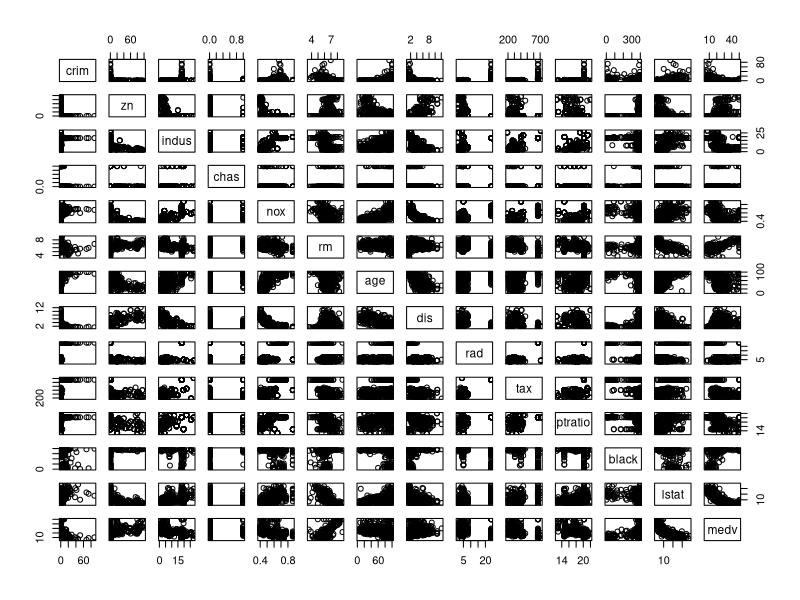
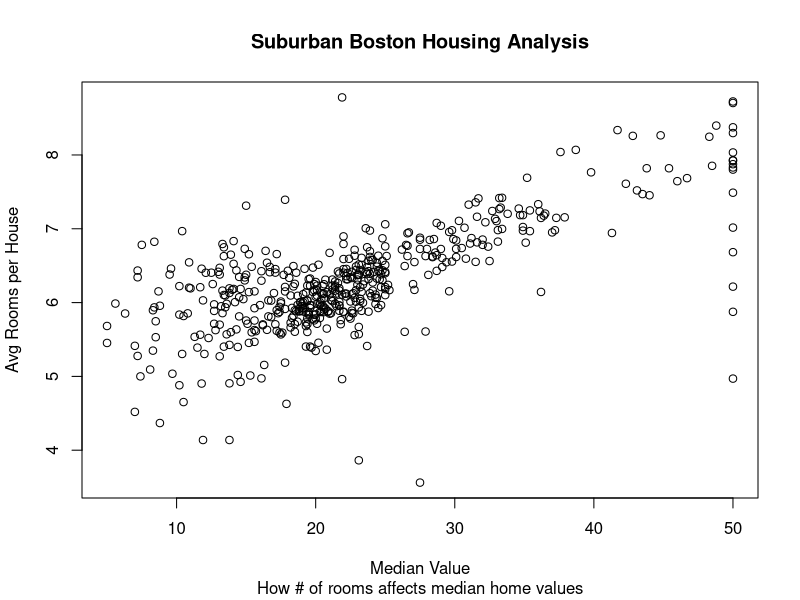

Write the R code that produced these figures, in order.
## ---- chunk 1
rm(list = ls()) # Removes all objects to prevent results from previous runs being carried over into new runs.
graphics.off()  # Clears the graphic plots window
cat("\014")     # Clears the console
# setwd("C:/Users/Josh/Desktop/MSDS660 StatMethExpDes/Week 2/")
getwd()

# debug(utils:::unpackPkgZip) #Sometimes needed when "cannot move temporary installation" error. See https://stackoverflow.com/questions/34739681/unable-to-move-temporary-installation-when-installing-dependency-packages-in-r/44256437#44256437

library(MASS)# https://cran.r-project.org/web/packages/MASS/MASS.pdf
## ---- chunk 2
plot(Boston)
## ---- chunk 3
head(Boston)
## ---- chunk 4
tail(Boston)
## ---- chunk 5
str(Boston)
## ---- chunk 6
plot(Boston$medv,                                 # X coord
     Boston$rm,                             # Y coord
     main = "Suburban Boston Housing Analysis", # Title
     sub = "How # of rooms affects median home values", # Subtitle
     xlab = "Median Value",              # X label
     ylab = "Avg Rooms per House",       # Y label
     asp = 0                                    # Y : X Aspect ratio
                                                  # < 1 stretches horizontally
     )
## ---- chunk 7
summary(Boston) 
## ---- chunk 8
BostonSS <- subset(Boston, select = c(medv, rm)) # Many ways to do this
summary(BostonSS)
## ---- chunk 9
BostonSS.lm <- lm(medv ~ rm, Boston) # save all outputs to an object
#The model formula is = intercept_coefficient + coefficient_var1*var1
## ---- chunk 10
BostonSS.lm

## ---- chunk 11
summary(BostonSS.lm)$r.squared # This is the coefficient of determination
## ---- chunk 12
cor(BostonSS, 
    use = "all.obs", # Specifies the handling of missing data. Options are all.obs (assumes no missing data - missing data will produce an error), complete.obs (listwise deletion), and pairwise.complete.obs (pairwise deletion)
    method = "pearson" # Specifies the type of correlation. Options are pearson, spearman or kendall.
      ) 
## ---- chunk 13
summary(BostonSS.lm)
## ---- chunk 14
x <- c(1, 2, 3)
y <- c(1, 2, 3)
perfect <-cbind(x, y)
cor(perfect, method = "pearson")
perfect.lm <- lm(x ~ y, data.frame(perfect)) # lm requires a data frame
summary(perfect.lm)
